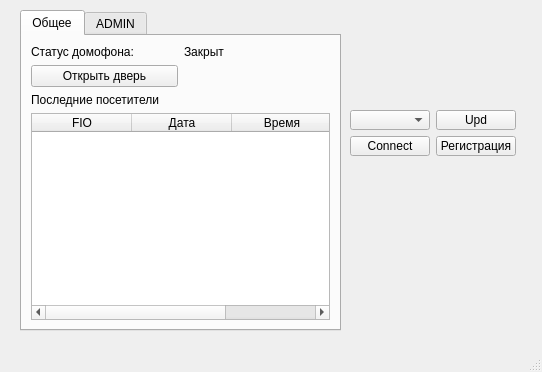
<?xml version="1.0" encoding="UTF-8"?>
<ui version="4.0">
 <class>MainWindow</class>
 <widget class="QMainWindow" name="MainWindow">
  <property name="geometry">
   <rect>
    <x>0</x>
    <y>0</y>
    <width>542</width>
    <height>372</height>
   </rect>
  </property>
  <property name="windowTitle">
   <string>MainWindow</string>
  </property>
  <widget class="QWidget" name="centralwidget">
   <widget class="QWidget" name="layoutWidget">
    <property name="geometry">
     <rect>
      <x>350</x>
      <y>110</y>
      <width>166</width>
      <height>46</height>
     </rect>
    </property>
    <layout class="QGridLayout" name="gridLayout">
     <item row="0" column="0">
      <widget class="QComboBox" name="cbComPorts"/>
     </item>
     <item row="0" column="1">
      <widget class="QPushButton" name="butUpdateCom">
       <property name="sizePolicy">
        <sizepolicy hsizetype="Preferred" vsizetype="Fixed">
         <horstretch>0</horstretch>
         <verstretch>0</verstretch>
        </sizepolicy>
       </property>
       <property name="text">
        <string>Upd</string>
       </property>
      </widget>
     </item>
     <item row="1" column="0" alignment="Qt::AlignHCenter|Qt::AlignVCenter">
      <widget class="QPushButton" name="butConnect">
       <property name="sizePolicy">
        <sizepolicy hsizetype="Minimum" vsizetype="Preferred">
         <horstretch>0</horstretch>
         <verstretch>0</verstretch>
        </sizepolicy>
       </property>
       <property name="text">
        <string>Connect</string>
       </property>
      </widget>
     </item>
     <item row="1" column="1">
      <widget class="QPushButton" name="butRegister">
       <property name="text">
        <string>Регистрация</string>
       </property>
      </widget>
     </item>
    </layout>
   </widget>
   <widget class="QTabWidget" name="tabWidget">
    <property name="geometry">
     <rect>
      <x>20</x>
      <y>10</y>
      <width>321</width>
      <height>321</height>
     </rect>
    </property>
    <property name="currentIndex">
     <number>0</number>
    </property>
    <widget class="QWidget" name="tab">
     <attribute name="title">
      <string>Общее</string>
     </attribute>
     <layout class="QVBoxLayout" name="verticalLayout_3">
      <item>
       <layout class="QVBoxLayout" name="verticalLayout_2">
        <item>
         <layout class="QVBoxLayout" name="verticalLayout">
          <item>
           <layout class="QGridLayout" name="gridLayout_2">
            <item row="0" column="1">
             <widget class="QLabel" name="statusLabel">
              <property name="text">
               <string>Закрыт</string>
              </property>
             </widget>
            </item>
            <item row="1" column="0">
             <widget class="QPushButton" name="buttOpenDoor">
              <property name="sizePolicy">
               <sizepolicy hsizetype="Minimum" vsizetype="Preferred">
                <horstretch>0</horstretch>
                <verstretch>0</verstretch>
               </sizepolicy>
              </property>
              <property name="text">
               <string>Открыть дверь</string>
              </property>
             </widget>
            </item>
            <item row="0" column="0">
             <widget class="QLabel" name="label">
              <property name="text">
               <string>Статус домофона:</string>
              </property>
             </widget>
            </item>
           </layout>
          </item>
          <item>
           <widget class="QLabel" name="label_2">
            <property name="text">
             <string>Последние посетители</string>
            </property>
           </widget>
          </item>
         </layout>
        </item>
        <item>
         <widget class="QTableWidget" name="lastUserTable">
          <column>
           <property name="text">
            <string>FIO</string>
           </property>
          </column>
          <column>
           <property name="text">
            <string>Дата</string>
           </property>
          </column>
          <column>
           <property name="text">
            <string>Время</string>
           </property>
          </column>
         </widget>
        </item>
       </layout>
      </item>
     </layout>
    </widget>
    <widget class="QWidget" name="tab_2">
     <attribute name="title">
      <string>ADMIN</string>
     </attribute>
     <layout class="QVBoxLayout" name="verticalLayout_4">
      <item alignment="Qt::AlignLeft">
       <widget class="QTableWidget" name="tableUsersWidget">
        <property name="sizePolicy">
         <sizepolicy hsizetype="Preferred" vsizetype="Preferred">
          <horstretch>0</horstretch>
          <verstretch>0</verstretch>
         </sizepolicy>
        </property>
        <property name="minimumSize">
         <size>
          <width>300</width>
          <height>0</height>
         </size>
        </property>
        <property name="font">
         <font>
          <family>Arial</family>
          <pointsize>8</pointsize>
         </font>
        </property>
        <property name="verticalScrollBarPolicy">
         <enum>Qt::ScrollBarAlwaysOn</enum>
        </property>
        <property name="horizontalScrollBarPolicy">
         <enum>Qt::ScrollBarAlwaysOn</enum>
        </property>
        <property name="editTriggers">
         <set>QAbstractItemView::NoEditTriggers</set>
        </property>
        <property name="selectionBehavior">
         <enum>QAbstractItemView::SelectRows</enum>
        </property>
        <property name="columnCount">
         <number>4</number>
        </property>
        <attribute name="horizontalHeaderCascadingSectionResizes">
         <bool>false</bool>
        </attribute>
        <attribute name="horizontalHeaderMinimumSectionSize">
         <number>65</number>
        </attribute>
        <attribute name="horizontalHeaderDefaultSectionSize">
         <number>65</number>
        </attribute>
        <attribute name="horizontalHeaderStretchLastSection">
         <bool>true</bool>
        </attribute>
        <column>
         <property name="text">
          <string>Фамилия</string>
         </property>
        </column>
        <column>
         <property name="text">
          <string>Имя</string>
         </property>
        </column>
        <column>
         <property name="text">
          <string>Отчество</string>
         </property>
        </column>
        <column>
         <property name="text">
          <string>CardID</string>
         </property>
        </column>
       </widget>
      </item>
     </layout>
    </widget>
   </widget>
  </widget>
  <widget class="QMenuBar" name="menubar">
   <property name="geometry">
    <rect>
     <x>0</x>
     <y>0</y>
     <width>542</width>
     <height>17</height>
    </rect>
   </property>
  </widget>
  <widget class="QStatusBar" name="statusbar"/>
 </widget>
 <resources/>
 <connections/>
</ui>
